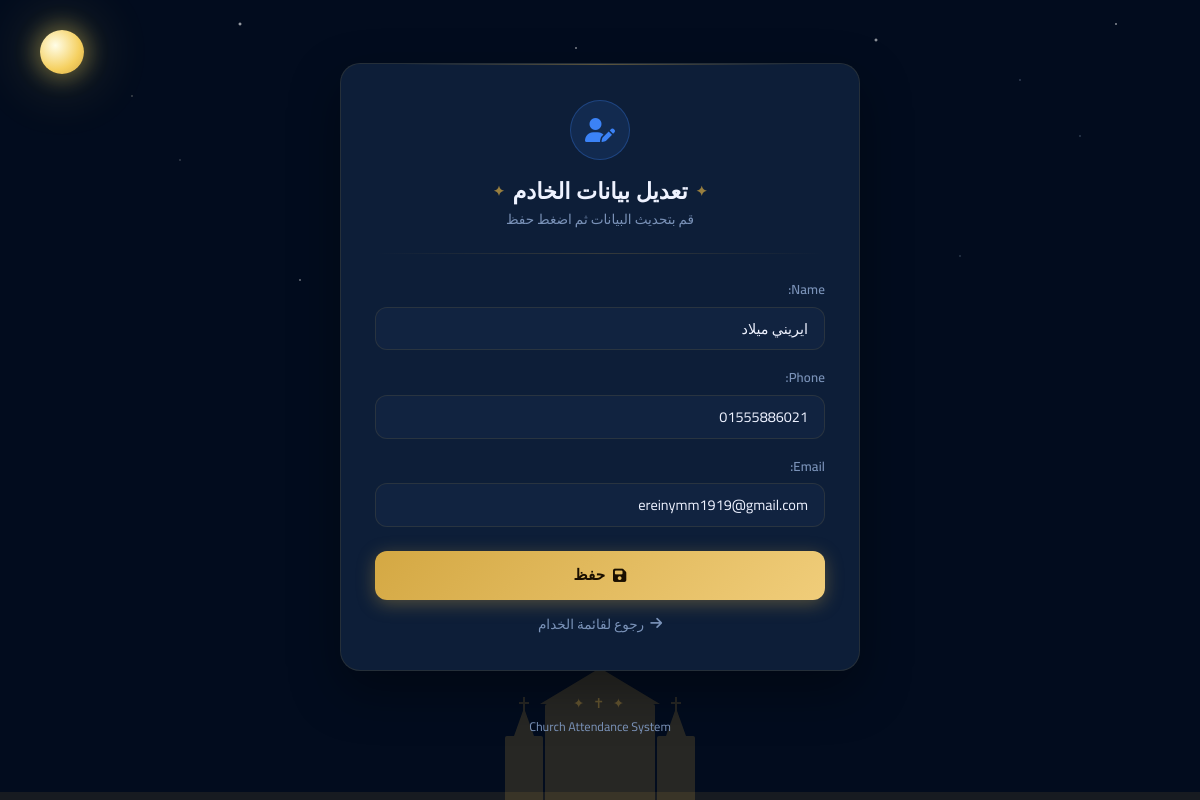
Page /servant/1/edit/ (signed in) on the committed database.
### attendance/models.py (models this page shows, shortened)
class Servant(models.Model):
    name = models.CharField(max_length=100)
    phone = models.CharField(max_length=20)
    email = models.EmailField(
    blank=True,
    null=True
)

### attendance/views.py (the view)
@login_required
def edit_servant(request, servant_id):
    servant = get_object_or_404(Servant, id=servant_id)
    if request.method == "POST":
        form = ServantForm(request.POST, instance=servant)
        if form.is_valid():
            form.save()
            return redirect("servant_list")
    else:
        form = ServantForm(instance=servant)
    return render(
        request,
        "attendance/edit_servant.html",
        {"form": form, "servant": servant}
    )

### attendance/forms.py
class ServantForm(forms.ModelForm):
    class Meta:
        model = Servant
        fields = "__all__"

### attendance/templates/attendance/edit_servant.html (shortened to what this page needs)
{% load static %}
<!DOCTYPE html>
<html lang="ar" dir="rtl">
<head>
<link href="https://cdn.jsdelivr.net/npm/bootstrap@5.3.7/dist/css/bootstrap.min.css" rel="stylesheet">
<link href="https://cdnjs.cloudflare.com/ajax/libs/font-awesome/6.7.2/css/all.min.css" rel="stylesheet">
</head>
<body>
<div class="church-strip">
    <div class="cs-tower"><div class="cs-cross"></div><div class="cs-steeple"></div><div class="cs-tower-body"></div></div>
    <div class="cs-body"><div class="cs-roof"></div><div class="cs-facade"></div></div>
    <div class="cs-tower"><div class="cs-cross"></div><div class="cs-steeple"></div><div class="cs-tower-body"></div></div>
</div>
<div class="cs-ground"></div>
<div class="edit-wrap">
    <div class="glass">
        <div class="edit-icon">
            <i class="fa fa-user-pen"></i>
        </div>
        <h2 class="edit-title">تعديل بيانات الخادم</h2>
        <p class="edit-sub">قم بتحديث البيانات ثم اضغط حفظ</p>
        <div class="gold-divider"></div>
        <form method="post">
            {{ form.as_p }}
            <button type="submit" class="btn-save">
                <i class="fa fa-floppy-disk"></i> حفظ
            </button>
        </form>
        <a href="{% url 'servant_list' %}" class="btn-cancel-link">
            <i class="fa fa-arrow-right"></i> رجوع لقائمة الخدام
        </a>
    </div>
    <footer class="mini-footer">
        <span class="footer-cross">✦ ✝ ✦</span>
        Church Attendance System
    </footer>
</div>
</body>
</html>

### rows in the picture
Servant: name "ايريني ميلاد", phone "01555886021", email "ereinymm1919@gmail.com"
